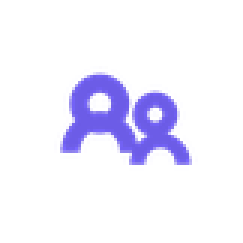
#> input picture apps/boss-miniapp/src/assets/tabbar/companions_active.png, 81 x 81 px (shown 3 times larger)
$ python -i catalog_images.py   (imports and definitions only)
#> lines starting #> are read from the running program, lines starting #| are printed output that depends on the picture
"""Size-bounded catalog thumbnails shared by all customer-facing catalog APIs."""
from hashlib import sha256
from io import BytesIO
from urllib.parse import unquote, urlsplit

from django.conf import settings
from django.core.files.base import ContentFile
from django.core.files.storage import default_storage
from PIL import Image, ImageOps, UnidentifiedImageError

DISPLAY_MAX_WIDTH = 1080
# Use decimal KB as the stricter interpretation of the product requirement.
DISPLAY_MAX_BYTES = 200_000
DISPLAY_PREFIX = 'club-catalog/thumbnails/v4/'
CATALOG_PREFIXES = ('club-catalog/', 'banners/', 'game_categories/',
                    'accounts/avatars/', 'customers/avatars/', 'escorts/avatars/')


def compress_catalog_image(source):
    with Image.open(source) as opened:
#> opened is the input picture: PIL image 81x81 RGBA; mean R, G, B, A 15.3, 13, 33.8, 25.5
        image = ImageOps.exif_transpose(opened)
        if image.mode in ('RGBA', 'LA') or 'transparency' in image.info:
            rgba = image.convert('RGBA')
            image = Image.new('RGB', rgba.size, '#fffdf5')
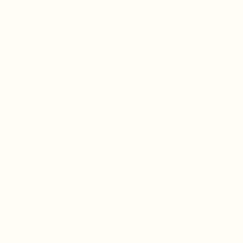
#> image: PIL image 81x81 RGB (shown 3 times larger); mean R, G, B 255, 253, 245
            image.paste(rgba, mask=rgba.getchannel('A'))
        else:
            image = image.convert('RGB')
        width = min(image.width, DISPLAY_MAX_WIDTH,
                    max(1, round(image.width * 16000 / image.height)))
#> width = 81
        while True:
            size = (width, max(1, round(image.height * width / image.width)))
            display = image.resize(size, Image.Resampling.LANCZOS)
            for quality in (82, 76, 70, 64, 58, 50):
                output = BytesIO()
                display.save(output, 'JPEG', quality=quality, subsampling=0)
                result = output.getvalue()
                if len(result) <= DISPLAY_MAX_BYTES:
                    return result, display.size
            if width == 1:
                raise ValueError('无法生成200KB以内的展示图片')
            width = max(1, min(width - 1, round(width * .85)))


# [86 lines left out: functions _catalog_path, catalog_display_url, save_catalog_upload, bounded_public_image_url, not called in this run]

>>> result = compress_catalog_image('../../../apps/boss-miniapp/src/assets/tabbar/companions_active.png')
